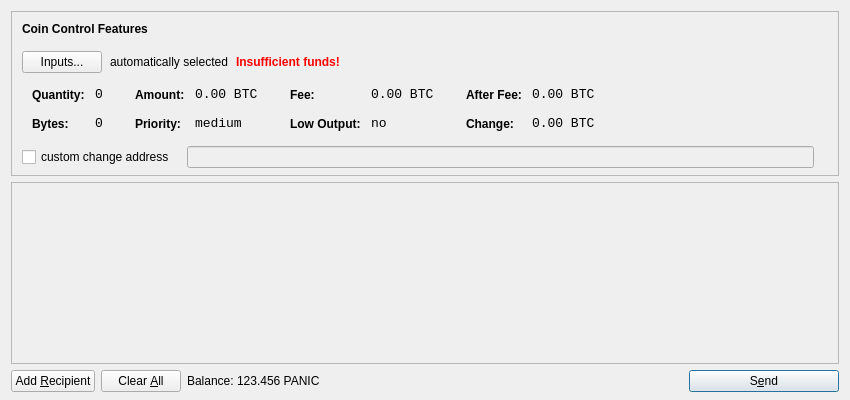
<?xml version="1.0" encoding="UTF-8"?>
<ui version="4.0">
 <class>SendCoinsDialog</class>
 <widget class="QDialog" name="SendCoinsDialog">
  <property name="geometry">
   <rect>
    <x>0</x>
    <y>0</y>
    <width>850</width>
    <height>400</height>
   </rect>
  </property>
  <property name="windowTitle">
   <string>Send Coins</string>
  </property>
  <layout class="QVBoxLayout" name="verticalLayout" stretch="0,1,0">
   <property name="bottomMargin">
    <number>8</number>
   </property>
   <item>
    <widget class="QFrame" name="frameCoinControl">
     <property name="sizePolicy">
      <sizepolicy hsizetype="Expanding" vsizetype="Expanding">
       <horstretch>0</horstretch>
       <verstretch>0</verstretch>
      </sizepolicy>
     </property>
     <property name="maximumSize">
      <size>
       <width>16777215</width>
       <height>16777215</height>
      </size>
     </property>
     <property name="frameShape">
      <enum>QFrame::StyledPanel</enum>
     </property>
     <property name="frameShadow">
      <enum>QFrame::Sunken</enum>
     </property>
     <layout class="QVBoxLayout" name="verticalLayoutCoinControl2">
      <property name="spacing">
       <number>-1</number>
      </property>
      <property name="leftMargin">
       <number>0</number>
      </property>
      <property name="topMargin">
       <number>0</number>
      </property>
      <property name="rightMargin">
       <number>0</number>
      </property>
      <property name="bottomMargin">
       <number>6</number>
      </property>
      <item>
       <layout class="QVBoxLayout" name="verticalLayoutCoinControl" stretch="0,0,0,0,1">
        <property name="spacing">
         <number>0</number>
        </property>
        <property name="leftMargin">
         <number>10</number>
        </property>
        <property name="topMargin">
         <number>10</number>
        </property>
        <item>
         <layout class="QHBoxLayout" name="horizontalLayoutCoinControl1">
          <property name="bottomMargin">
           <number>15</number>
          </property>
          <item>
           <widget class="QLabel" name="labelCoinControlFeatures">
            <property name="sizePolicy">
             <sizepolicy hsizetype="Preferred" vsizetype="Maximum">
              <horstretch>0</horstretch>
              <verstretch>0</verstretch>
             </sizepolicy>
            </property>
            <property name="font">
             <font>
              <weight>75</weight>
              <bold>true</bold>
             </font>
            </property>
            <property name="styleSheet">
             <string notr="true">font-weight:bold;</string>
            </property>
            <property name="text">
             <string>Coin Control Features</string>
            </property>
           </widget>
          </item>
         </layout>
        </item>
        <item>
         <layout class="QHBoxLayout" name="horizontalLayoutCoinControl2" stretch="0,0,0,0">
          <property name="spacing">
           <number>8</number>
          </property>
          <property name="bottomMargin">
           <number>10</number>
          </property>
          <item>
           <widget class="QPushButton" name="pushButtonCoinControl">
            <property name="styleSheet">
             <string notr="true"/>
            </property>
            <property name="text">
             <string>Inputs...</string>
            </property>
           </widget>
          </item>
          <item>
           <widget class="QLabel" name="labelCoinControlAutomaticallySelected">
            <property name="text">
             <string>automatically selected</string>
            </property>
            <property name="margin">
             <number>5</number>
            </property>
           </widget>
          </item>
          <item>
           <widget class="QLabel" name="labelCoinControlInsuffFunds">
            <property name="font">
             <font>
              <weight>75</weight>
              <bold>true</bold>
             </font>
            </property>
            <property name="styleSheet">
             <string notr="true">color:red;font-weight:bold;</string>
            </property>
            <property name="text">
             <string>Insufficient funds!</string>
            </property>
            <property name="margin">
             <number>5</number>
            </property>
           </widget>
          </item>
          <item>
           <spacer name="horizontalSpacerCoinControl">
            <property name="orientation">
             <enum>Qt::Horizontal</enum>
            </property>
            <property name="sizeHint" stdset="0">
             <size>
              <width>40</width>
              <height>1</height>
             </size>
            </property>
           </spacer>
          </item>
         </layout>
        </item>
        <item>
         <widget class="QWidget" name="widgetCoinControl" native="true">
          <property name="sizePolicy">
           <sizepolicy hsizetype="Preferred" vsizetype="Preferred">
            <horstretch>0</horstretch>
            <verstretch>0</verstretch>
           </sizepolicy>
          </property>
          <property name="minimumSize">
           <size>
            <width>0</width>
            <height>0</height>
           </size>
          </property>
          <property name="styleSheet">
           <string notr="true"/>
          </property>
          <layout class="QHBoxLayout" name="horizontalLayoutCoinControl5">
           <property name="margin">
            <number>0</number>
           </property>
           <item>
            <layout class="QHBoxLayout" name="horizontalLayoutCoinControl3" stretch="0,0,0,1">
             <property name="spacing">
              <number>20</number>
             </property>
             <property name="topMargin">
              <number>0</number>
             </property>
             <property name="bottomMargin">
              <number>10</number>
             </property>
             <item>
              <layout class="QFormLayout" name="formLayoutCoinControl1">
               <property name="horizontalSpacing">
                <number>10</number>
               </property>
               <property name="verticalSpacing">
                <number>14</number>
               </property>
               <property name="leftMargin">
                <number>10</number>
               </property>
               <property name="topMargin">
                <number>4</number>
               </property>
               <property name="rightMargin">
                <number>6</number>
               </property>
               <item row="0" column="0">
                <widget class="QLabel" name="labelCoinControlQuantityText">
                 <property name="styleSheet">
                  <string notr="true">font-weight:bold;</string>
                 </property>
                 <property name="text">
                  <string>Quantity:</string>
                 </property>
                 <property name="margin">
                  <number>0</number>
                 </property>
                </widget>
               </item>
               <item row="0" column="1">
                <widget class="QLabel" name="labelCoinControlQuantity">
                 <property name="font">
                  <font>
                   <family>Monospace</family>
                   <pointsize>10</pointsize>
                  </font>
                 </property>
                 <property name="cursor">
                  <cursorShape>IBeamCursor</cursorShape>
                 </property>
                 <property name="contextMenuPolicy">
                  <enum>Qt::ActionsContextMenu</enum>
                 </property>
                 <property name="text">
                  <string notr="true">0</string>
                 </property>
                 <property name="margin">
                  <number>0</number>
                 </property>
                 <property name="textInteractionFlags">
                  <set>Qt::LinksAccessibleByMouse|Qt::TextSelectableByKeyboard|Qt::TextSelectableByMouse</set>
                 </property>
                </widget>
               </item>
               <item row="1" column="0">
                <widget class="QLabel" name="labelCoinControlBytesText">
                 <property name="styleSheet">
                  <string notr="true">font-weight:bold;</string>
                 </property>
                 <property name="text">
                  <string>Bytes:</string>
                 </property>
                </widget>
               </item>
               <item row="1" column="1">
                <widget class="QLabel" name="labelCoinControlBytes">
                 <property name="font">
                  <font>
                   <family>Monospace</family>
                   <pointsize>10</pointsize>
                  </font>
                 </property>
                 <property name="cursor">
                  <cursorShape>IBeamCursor</cursorShape>
                 </property>
                 <property name="contextMenuPolicy">
                  <enum>Qt::ActionsContextMenu</enum>
                 </property>
                 <property name="text">
                  <string notr="true">0</string>
                 </property>
                 <property name="textInteractionFlags">
                  <set>Qt::LinksAccessibleByMouse|Qt::TextSelectableByKeyboard|Qt::TextSelectableByMouse</set>
                 </property>
                </widget>
               </item>
              </layout>
             </item>
             <item>
              <layout class="QFormLayout" name="formLayoutCoinControl2">
               <property name="horizontalSpacing">
                <number>10</number>
               </property>
               <property name="verticalSpacing">
                <number>14</number>
               </property>
               <property name="leftMargin">
                <number>6</number>
               </property>
               <property name="topMargin">
                <number>4</number>
               </property>
               <property name="rightMargin">
                <number>6</number>
               </property>
               <item row="0" column="0">
                <widget class="QLabel" name="labelCoinControlAmountText">
                 <property name="styleSheet">
                  <string notr="true">font-weight:bold;</string>
                 </property>
                 <property name="text">
                  <string>Amount:</string>
                 </property>
                 <property name="margin">
                  <number>0</number>
                 </property>
                </widget>
               </item>
               <item row="0" column="1">
                <widget class="QLabel" name="labelCoinControlAmount">
                 <property name="font">
                  <font>
                   <family>Monospace</family>
                   <pointsize>10</pointsize>
                  </font>
                 </property>
                 <property name="cursor">
                  <cursorShape>IBeamCursor</cursorShape>
                 </property>
                 <property name="contextMenuPolicy">
                  <enum>Qt::ActionsContextMenu</enum>
                 </property>
                 <property name="text">
                  <string notr="true">0.00 BTC</string>
                 </property>
                 <property name="textInteractionFlags">
                  <set>Qt::LinksAccessibleByMouse|Qt::TextSelectableByKeyboard|Qt::TextSelectableByMouse</set>
                 </property>
                </widget>
               </item>
               <item row="1" column="0">
                <widget class="QLabel" name="labelCoinControlPriorityText">
                 <property name="styleSheet">
                  <string notr="true">font-weight:bold;</string>
                 </property>
                 <property name="text">
                  <string>Priority:</string>
                 </property>
                </widget>
               </item>
               <item row="1" column="1">
                <widget class="QLabel" name="labelCoinControlPriority">
                 <property name="font">
                  <font>
                   <family>Monospace</family>
                   <pointsize>10</pointsize>
                  </font>
                 </property>
                 <property name="cursor">
                  <cursorShape>IBeamCursor</cursorShape>
                 </property>
                 <property name="contextMenuPolicy">
                  <enum>Qt::ActionsContextMenu</enum>
                 </property>
                 <property name="text">
                  <string>medium</string>
                 </property>
                 <property name="textInteractionFlags">
                  <set>Qt::LinksAccessibleByMouse|Qt::TextSelectableByKeyboard|Qt::TextSelectableByMouse</set>
                 </property>
                </widget>
               </item>
              </layout>
             </item>
             <item>
              <layout class="QFormLayout" name="formLayoutCoinControl3">
               <property name="horizontalSpacing">
                <number>10</number>
               </property>
               <property name="verticalSpacing">
                <number>14</number>
               </property>
               <property name="leftMargin">
                <number>6</number>
               </property>
               <property name="topMargin">
                <number>4</number>
               </property>
               <property name="rightMargin">
                <number>6</number>
               </property>
               <item row="0" column="0">
                <widget class="QLabel" name="labelCoinControlFeeText">
                 <property name="styleSheet">
                  <string notr="true">font-weight:bold;</string>
                 </property>
                 <property name="text">
                  <string>Fee:</string>
                 </property>
                 <property name="margin">
                  <number>0</number>
                 </property>
                </widget>
               </item>
               <item row="0" column="1">
                <widget class="QLabel" name="labelCoinControlFee">
                 <property name="font">
                  <font>
                   <family>Monospace</family>
                   <pointsize>10</pointsize>
                  </font>
                 </property>
                 <property name="cursor">
                  <cursorShape>IBeamCursor</cursorShape>
                 </property>
                 <property name="contextMenuPolicy">
                  <enum>Qt::ActionsContextMenu</enum>
                 </property>
                 <property name="text">
                  <string notr="true">0.00 BTC</string>
                 </property>
                 <property name="textInteractionFlags">
                  <set>Qt::LinksAccessibleByMouse|Qt::TextSelectableByKeyboard|Qt::TextSelectableByMouse</set>
                 </property>
                </widget>
               </item>
               <item row="1" column="0">
                <widget class="QLabel" name="labelCoinControlLowOutputText">
                 <property name="styleSheet">
                  <string notr="true">font-weight:bold;</string>
                 </property>
                 <property name="text">
                  <string>Low Output:</string>
                 </property>
                </widget>
               </item>
               <item row="1" column="1">
                <widget class="QLabel" name="labelCoinControlLowOutput">
                 <property name="font">
                  <font>
                   <family>Monospace</family>
                   <pointsize>10</pointsize>
                  </font>
                 </property>
                 <property name="cursor">
                  <cursorShape>IBeamCursor</cursorShape>
                 </property>
                 <property name="contextMenuPolicy">
                  <enum>Qt::ActionsContextMenu</enum>
                 </property>
                 <property name="text">
                  <string>no</string>
                 </property>
                 <property name="textInteractionFlags">
                  <set>Qt::LinksAccessibleByMouse|Qt::TextSelectableByKeyboard|Qt::TextSelectableByMouse</set>
                 </property>
                </widget>
               </item>
              </layout>
             </item>
             <item>
              <layout class="QFormLayout" name="formLayoutCoinControl4">
               <property name="horizontalSpacing">
                <number>10</number>
               </property>
               <property name="verticalSpacing">
                <number>14</number>
               </property>
               <property name="leftMargin">
                <number>6</number>
               </property>
               <property name="topMargin">
                <number>4</number>
               </property>
               <property name="rightMargin">
                <number>6</number>
               </property>
               <item row="0" column="0">
                <widget class="QLabel" name="labelCoinControlAfterFeeText">
                 <property name="styleSheet">
                  <string notr="true">font-weight:bold;</string>
                 </property>
                 <property name="text">
                  <string>After Fee:</string>
                 </property>
                 <property name="margin">
                  <number>0</number>
                 </property>
                </widget>
               </item>
               <item row="0" column="1">
                <widget class="QLabel" name="labelCoinControlAfterFee">
                 <property name="font">
                  <font>
                   <family>Monospace</family>
                   <pointsize>10</pointsize>
                  </font>
                 </property>
                 <property name="cursor">
                  <cursorShape>IBeamCursor</cursorShape>
                 </property>
                 <property name="contextMenuPolicy">
                  <enum>Qt::ActionsContextMenu</enum>
                 </property>
                 <property name="text">
                  <string notr="true">0.00 BTC</string>
                 </property>
                 <property name="textInteractionFlags">
                  <set>Qt::LinksAccessibleByMouse|Qt::TextSelectableByKeyboard|Qt::TextSelectableByMouse</set>
                 </property>
                </widget>
               </item>
               <item row="1" column="0">
                <widget class="QLabel" name="labelCoinControlChangeText">
                 <property name="styleSheet">
                  <string notr="true">font-weight:bold;</string>
                 </property>
                 <property name="text">
                  <string>Change:</string>
                 </property>
                </widget>
               </item>
               <item row="1" column="1">
                <widget class="QLabel" name="labelCoinControlChange">
                 <property name="font">
                  <font>
                   <family>Monospace</family>
                   <pointsize>10</pointsize>
                  </font>
                 </property>
                 <property name="cursor">
                  <cursorShape>IBeamCursor</cursorShape>
                 </property>
                 <property name="contextMenuPolicy">
                  <enum>Qt::ActionsContextMenu</enum>
                 </property>
                 <property name="text">
                  <string notr="true">0.00 BTC</string>
                 </property>
                 <property name="textInteractionFlags">
                  <set>Qt::LinksAccessibleByMouse|Qt::TextSelectableByKeyboard|Qt::TextSelectableByMouse</set>
                 </property>
                </widget>
               </item>
              </layout>
             </item>
            </layout>
           </item>
          </layout>
         </widget>
        </item>
        <item>
         <layout class="QHBoxLayout" name="horizontalLayoutCoinControl4" stretch="0,0,0">
          <property name="spacing">
           <number>12</number>
          </property>
          <property name="sizeConstraint">
           <enum>QLayout::SetDefaultConstraint</enum>
          </property>
          <property name="topMargin">
           <number>5</number>
          </property>
          <property name="rightMargin">
           <number>5</number>
          </property>
          <item>
           <widget class="QCheckBox" name="checkBoxCoinControlChange">
            <property name="text">
             <string>custom change address</string>
            </property>
           </widget>
          </item>
          <item>
           <widget class="QLineEdit" name="lineEditCoinControlChange">
            <property name="enabled">
             <bool>false</bool>
            </property>
            <property name="sizePolicy">
             <sizepolicy hsizetype="Expanding" vsizetype="Fixed">
              <horstretch>0</horstretch>
              <verstretch>0</verstretch>
             </sizepolicy>
            </property>
           </widget>
          </item>
          <item>
           <widget class="QLabel" name="labelCoinControlChangeLabel">
            <property name="sizePolicy">
             <sizepolicy hsizetype="Preferred" vsizetype="Expanding">
              <horstretch>0</horstretch>
              <verstretch>0</verstretch>
             </sizepolicy>
            </property>
            <property name="minimumSize">
             <size>
              <width>0</width>
              <height>0</height>
             </size>
            </property>
            <property name="text">
             <string/>
            </property>
            <property name="margin">
             <number>3</number>
            </property>
           </widget>
          </item>
         </layout>
        </item>
        <item>
         <spacer name="verticalSpacerCoinControl">
          <property name="orientation">
           <enum>Qt::Vertical</enum>
          </property>
          <property name="sizeHint" stdset="0">
           <size>
            <width>800</width>
            <height>1</height>
           </size>
          </property>
         </spacer>
        </item>
       </layout>
      </item>
     </layout>
    </widget>
   </item>
   <item>
    <widget class="QScrollArea" name="scrollArea">
     <property name="widgetResizable">
      <bool>true</bool>
     </property>
     <widget class="QWidget" name="scrollAreaWidgetContents">
      <property name="geometry">
       <rect>
        <x>0</x>
        <y>0</y>
        <width>830</width>
        <height>165</height>
       </rect>
      </property>
      <layout class="QVBoxLayout" name="verticalLayout_2">
       <property name="margin">
        <number>0</number>
       </property>
       <item>
        <layout class="QVBoxLayout" name="entries">
         <property name="spacing">
          <number>6</number>
         </property>
        </layout>
       </item>
       <item>
        <spacer name="verticalSpacer">
         <property name="orientation">
          <enum>Qt::Vertical</enum>
         </property>
         <property name="sizeHint" stdset="0">
          <size>
           <width>20</width>
           <height>40</height>
          </size>
         </property>
        </spacer>
       </item>
      </layout>
     </widget>
    </widget>
   </item>
   <item>
    <layout class="QHBoxLayout" name="horizontalLayout">
     <item>
      <widget class="QPushButton" name="addButton">
       <property name="toolTip">
        <string>Send to multiple recipients at once</string>
       </property>
       <property name="text">
        <string>Add &amp;Recipient</string>
       </property>
       <property name="icon">
        <iconset resource="../bitcoin.qrc">
         <normaloff>:/icons/add</normaloff>:/icons/add</iconset>
       </property>
       <property name="autoDefault">
        <bool>false</bool>
       </property>
      </widget>
     </item>
     <item>
      <widget class="QPushButton" name="clearButton">
       <property name="sizePolicy">
        <sizepolicy hsizetype="Minimum" vsizetype="Fixed">
         <horstretch>0</horstretch>
         <verstretch>0</verstretch>
        </sizepolicy>
       </property>
       <property name="toolTip">
        <string>Remove all transaction fields</string>
       </property>
       <property name="text">
        <string>Clear &amp;All</string>
       </property>
       <property name="icon">
        <iconset resource="../bitcoin.qrc">
         <normaloff>:/icons/remove</normaloff>:/icons/remove</iconset>
       </property>
       <property name="autoRepeatDelay">
        <number>300</number>
       </property>
       <property name="autoDefault">
        <bool>false</bool>
       </property>
      </widget>
     </item>
     <item>
      <layout class="QHBoxLayout" name="horizontalLayout_2">
       <property name="spacing">
        <number>3</number>
       </property>
       <item>
        <widget class="QLabel" name="label">
         <property name="text">
          <string>Balance:</string>
         </property>
        </widget>
       </item>
       <item>
        <widget class="QLabel" name="labelBalance">
         <property name="cursor">
          <cursorShape>IBeamCursor</cursorShape>
         </property>
         <property name="text">
          <string>123.456 PANIC</string>
         </property>
         <property name="textInteractionFlags">
          <set>Qt::LinksAccessibleByMouse|Qt::TextSelectableByKeyboard|Qt::TextSelectableByMouse</set>
         </property>
        </widget>
       </item>
      </layout>
     </item>
     <item>
      <spacer name="horizontalSpacer">
       <property name="orientation">
        <enum>Qt::Horizontal</enum>
       </property>
       <property name="sizeHint" stdset="0">
        <size>
         <width>40</width>
         <height>20</height>
        </size>
       </property>
      </spacer>
     </item>
     <item>
      <widget class="QPushButton" name="sendButton">
       <property name="minimumSize">
        <size>
         <width>150</width>
         <height>0</height>
        </size>
       </property>
       <property name="toolTip">
        <string>Confirm the send action</string>
       </property>
       <property name="text">
        <string>S&amp;end</string>
       </property>
       <property name="icon">
        <iconset resource="../bitcoin.qrc">
         <normaloff>:/icons/send</normaloff>:/icons/send</iconset>
       </property>
       <property name="default">
        <bool>true</bool>
       </property>
      </widget>
     </item>
    </layout>
   </item>
  </layout>
 </widget>
 <resources>
  <include location="../bitcoin.qrc"/>
 </resources>
 <connections/>
</ui>
